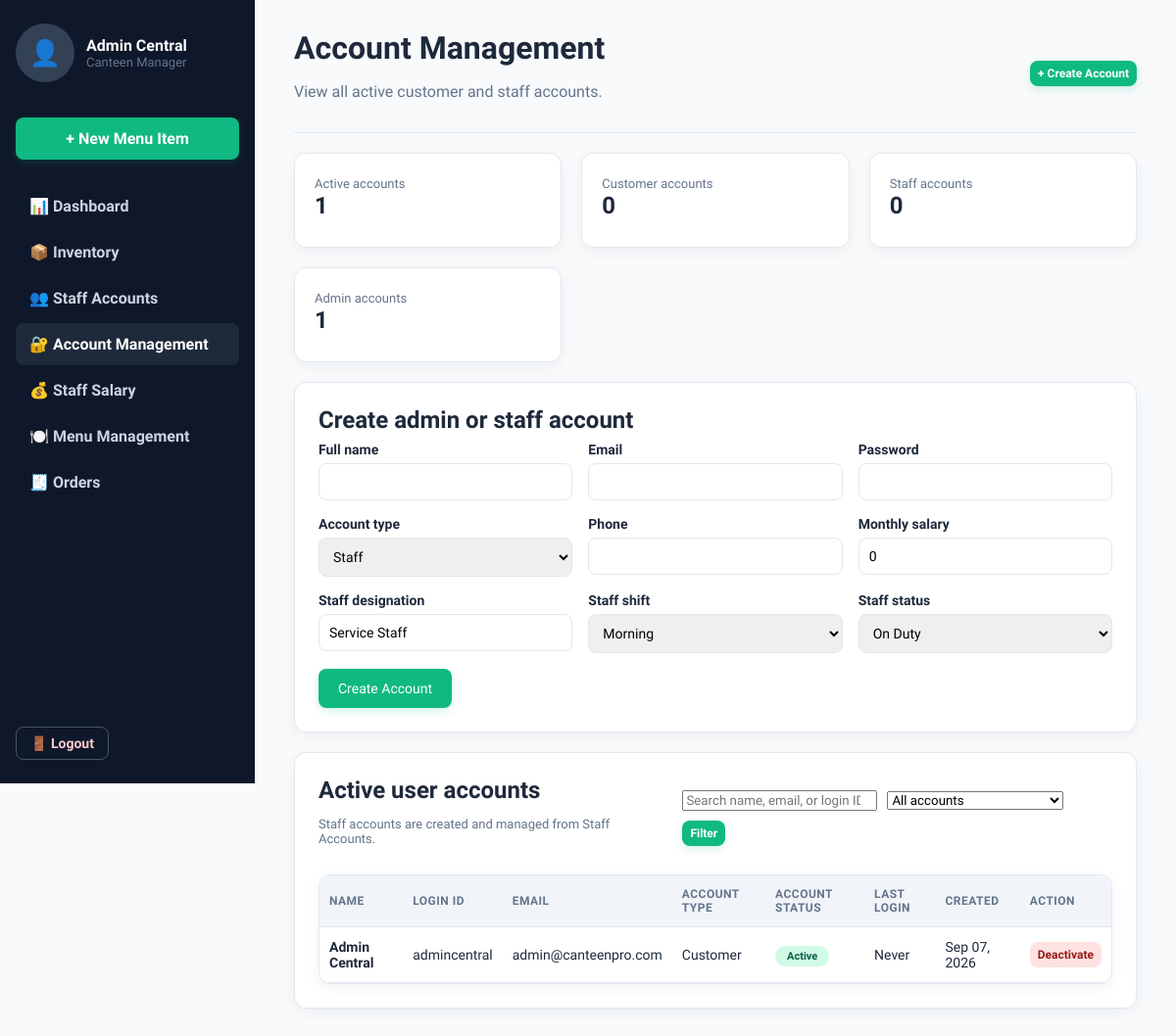
The app's page /views/admin/account_management.php (signed in) with its own data.
### tables this page shows
CREATE TABLE users (
    id INT AUTO_INCREMENT PRIMARY KEY,
    name VARCHAR(100) NOT NULL,
    email VARCHAR(150) NOT NULL UNIQUE,
    username VARCHAR(80) NULL UNIQUE,
    password_hash VARCHAR(255) NOT NULL,
    role ENUM('customer','admin','staff') NOT NULL DEFAULT 'customer',
    salary DECIMAL(10,2) NOT NULL DEFAULT 0,
    status ENUM('on_duty','on_leave','removed') NOT NULL DEFAULT 'on_duty',
    phone VARCHAR(20),
    is_active TINYINT(1) DEFAULT 1,
    last_login_at DATETIME NULL,
    created_at TIMESTAMP DEFAULT CURRENT_TIMESTAMP
);

### models/User.php (called while the page is built, shortened)
<?php
class User {
    private $conn;
    public function __construct($db) {
        $this->conn = $db;
        $this->ensureUserCredentialsSchema();
        $this->ensureUserRoleSchema();
        $this->ensureStaffTableSchema();
    }
    private function ensureUserCredentialsSchema() {
        $check = $this->conn->prepare("SELECT COUNT(*) FROM information_schema.columns WHERE table_schema = DATABASE() AND table_name = 'users' AND column_name = 'username'");
        $check->execute();
    }
    private function ensureUserRoleSchema() {
        $check = $this->conn->prepare("SELECT column_type FROM information_schema.columns WHERE table_schema = DATABASE() AND table_name = 'users' AND column_name = 'role'");
        $check->execute();
        $columnType = strtolower((string)$check->fetchColumn());
    }
    private function ensureStaffTableSchema() {
        $requiredColumns = [
            'staff_role' => "ALTER TABLE staff_management ADD COLUMN staff_role VARCHAR(60) NOT NULL DEFAULT 'Service Staff' AFTER staff_email",
            'department' => "ALTER TABLE staff_management ADD COLUMN department VARCHAR(80) NOT NULL DEFAULT 'Operations' AFTER staff_role",
            'staff_phone' => "ALTER TABLE staff_management ADD COLUMN staff_phone VARCHAR(20) NULL AFTER staff_role",
            'staff_shift' => "ALTER TABLE staff_management ADD COLUMN staff_shift ENUM('Morning','Evening','Night') NOT NULL DEFAULT 'Morning' AFTER staff_phone",
            'is_active' => "ALTER TABLE staff_management ADD COLUMN is_active TINYINT(1) NOT NULL DEFAULT 1 AFTER staff_status",
            'deleted_at' => "ALTER TABLE staff_management ADD COLUMN deleted_at DATETIME NULL AFTER is_active",
        ];
        foreach ($requiredColumns as $column => $sql) {
            $check = $this->conn->prepare("SELECT COUNT(*) FROM information_schema.columns WHERE table_schema = DATABASE() AND table_name = 'staff_management' AND column_name = ?");
            $check->execute([$column]);
        }
    }
    public function listActiveAccounts($role = 'all', $searchTerm = '') {
        $sql = "SELECT u.id, u.name, u.username, u.email, u.phone, u.role, u.status, u.is_active, u.last_login_at, u.created_at,
                    sm.staff_role, sm.staff_shift
                FROM users u
                LEFT JOIN staff_management sm ON sm.staff_email = u.email AND sm.is_active = 1 AND sm.deleted_at IS NULL
                WHERE u.is_active = 1 AND u.status != 'removed'";
        $params = [];
        if (in_array($role, ['customer', 'staff', 'admin'], true)) {
            $sql .= " AND u.role = ?";
            $params[] = $role;
        }
        $searchTerm = trim($searchTerm);
        $sql .= " ORDER BY u.role ASC, u.name ASC";
        $stmt = $this->conn->prepare($sql);
        $stmt->execute($params);
        return $stmt->fetchAll(PDO::FETCH_ASSOC);
    }
}

### config/config.php (called while the page is built, shortened)
<?php
function e($str) {
    return htmlspecialchars($str ?? '', ENT_QUOTES, 'UTF-8');
}

### views/admin/account_management.php (the view, shortened to what this page needs)
<?php
require_once __DIR__ . '/../../config/config.php';
require_once __DIR__ . '/../../models/User.php';
$database = new Database();
$db = $database->connect();
$userModel = new User($db);
$roleFilter = $_GET['role'] ?? 'all';
$searchTerm = trim($_GET['q'] ?? '');
$accounts = $userModel->listActiveAccounts($roleFilter, $searchTerm);
$totalAccounts = count($userModel->listActiveAccounts());
$totalCustomers = count($userModel->listActiveAccounts('customer'));
$totalStaff = count($userModel->listActiveAccounts('staff'));
$totalAdmins = count($userModel->listActiveAccounts('admin'));
?>
<!DOCTYPE html>
<html lang="en">
<head>
<link rel="stylesheet" href="<?= BASE_URL ?>/public/css/style.css">
</head>
<body class="admin-body">
<?php include __DIR__ . '/../partials/header_admin.php'; ?>
<main class="admin-main">
    <header class="admin-topbar">
        <div class="row-between">
            <div>
                <h1>Account Management</h1>
                <p class="muted">View all active customer and staff accounts.</p>
            </div>
            <a href="#createAccount" class="btn-primary btn-small">+ Create Account</a>
        </div>
    </header>
    <div class="stat-grid three">
        <div class="stat-card">
            <span class="muted small">Active accounts</span>
            <h2><?= $totalAccounts ?></h2>
        </div>
        <div class="stat-card">
            <span class="muted small">Customer accounts</span>
            <h2><?= $totalCustomers ?></h2>
        </div>
        <div class="stat-card">
            <span class="muted small">Staff accounts</span>
            <h2><?= $totalStaff ?></h2>
        </div>
        <div class="stat-card">
            <span class="muted small">Admin accounts</span>
            <h2><?= $totalAdmins ?></h2>
        </div>
    </div>
    <div class="card" id="createAccount">
        <h2>Create admin or staff account</h2>
        <form method="POST" class="grid-form">
            <div>
                <label>Full name</label>
                <input type="text" name="account_name" required>
            </div>
            <div>
                <label>Email</label>
                <input type="email" name="account_email" required>
            </div>
            <div>
                <label>Password</label>
                <input type="password" name="account_password" minlength="8" required>
            </div>
            <div>
                <label>Account type</label>
                <select name="account_role" required>
                    <option value="staff">Staff</option>
                </select>
            </div>
            <div>
                <label>Phone</label>
                <input type="tel" name="account_phone">
            </div>
            <div>
                <label>Monthly salary</label>
                <input type="number" name="account_salary" min="0" step="0.01" value="0" required>
            </div>
            <div>
                <label>Staff designation</label>
                <input type="text" name="account_designation" value="Service Staff">
            </div>
            <div>
                <label>Staff shift</label>
                <select name="account_shift">
                    <option>Morning</option>
                </select>
            </div>
            <div>
                <label>Staff status</label>
                <select name="account_status">
                    <option value="on_duty">On Duty</option>
                </select>
            </div>
            <div class="full-width">
                <button type="submit" class="btn-primary">Create Account</button>
            </div>
        </form>
    </div>
    <div class="card">
        <div class="staff-toolbar">
            <div>
                <h2>Active user accounts</h2>
                <p class="muted small">Staff accounts are created and managed from Staff Accounts.</p>
            </div>
            <form method="GET" class="staff-filter-bar">
                <input type="search" name="q" value="<?= e($searchTerm) ?>" placeholder="Search name, email, or login ID" aria-label="Search accounts">
                <select name="role" aria-label="Filter accounts by role">
                    <option value="all" <?= $roleFilter === 'all' ? 'selected' : '' ?>>All accounts</option>
                </select>
                <button type="submit" class="btn-primary btn-small">Filter</button>
            </form>
        </div>
        <table class="data-table">
            <thead>
                <tr>
                    <th>Name</th>
                    <th>Login ID</th>
                    <th>Email</th>
                    <th>Account Type</th>
                    <th>Account Status</th>
                    <th>Last Login</th>
                    <th>Created</th>
                    <th>Action</th>
                </tr>
            </thead>
            <tbody>
            <?php foreach ($accounts as $account): ?>
                <?php
                $isStaff = $account['role'] === 'staff';
                $status = $account['status'] ?: 'active';
                $statusLabel = $isStaff ? ($status === 'on_leave' ? 'On Leave' : 'On Duty') : 'Active';
                $statusClass = $status === 'on_leave' ? 'status-pending' : 'status-confirmed';
                ?>
                <tr>
                    <td>
                        <strong><?= e($account['name']) ?></strong>
                    </td>
                    <td><?= e($account['username'] ?: $account['email']) ?></td>
                    <td><?= e($account['email']) ?></td>
                    <td><?= $isStaff ? 'Staff' : 'Customer' ?></td>
                    <td><span class="status-pill <?= $statusClass ?>"><?= e($statusLabel) ?></span></td>
                    <td><?= $account['last_login_at'] ? date('M d, Y g:i A', strtotime($account['last_login_at'])) : 'Never' ?></td>
                    <td><?= date('M d, Y', strtotime($account['created_at'])) ?></td>
                    <td>
                        <form method="POST" onsubmit="return confirm('Deactivate this account?');">
                            <button type="submit" class="btn-small btn-cancel">Deactivate</button>
                        </form>
                    </td>
                </tr>
            <?php endforeach; ?>
            </tbody>
        </table>
    </div>
</main>
</body>
</html>

### public/css/style.css (style rules this page uses)
:root { --primary: #10b981; --primary-dark: #059669; --dark: #0f172a; --text: #1e293b; --muted: #64748b; --border: #e2e8f0; --bg: #f8fafc; --white: #ffffff; --light-surface: #f1f5f9; --disabled: #cbd5e1; --placeholder: #94a3b8; --avatar-bg: #eeeeee; --danger: #ef4444; --danger-bg: #fee2e2; --danger-text: #991b1b; --danger-light: #fecaca; --success-bg: #d1fae5; --success-text: #065f46; --success-dark: #047857; --warning-bg: #fef3c7; --warning-text: #92400e; --info-bg: #dbeafe; --info-text: #1e40af; --admin-sidebar: #0f172a; --admin-sidebar-hover: #1e293b; --admin-sidebar-text: #cbd5e1; --table-reserved: #dc2626; --slate-gradient-start: #0f172a; --slate-gradient-end: #1e293b; --placeholder-bg: #e2e8f0; --admin-avatar-bg: #334155; --admin-border: #475569; --admin-danger-bg: #7f1d1d; --warm-heading: #3b2a1f; --warm-accent-bg: #fed7aa; --warm-accent-text: #9a4d00; --warm-input-bg: #fff7ed; --tracking-success-bg: #ecfdf5; --tracking-danger-bg: #fef2f2; --card-shadow: 0 4px 16px rgba(15, 23, 42, 0.05); --radius: 12px; }
* { box-sizing: border-box; }
body { margin: 0; font-family: 'Plus Jakarta Sans', sans-serif; background: var(--bg); color: var(--text); }
a { text-decoration: none; color: inherit; }
h1, h2, h3 { margin: 0 0 8px; }
.muted { color: var(--muted); }
.small { font-size: 13px; }
.row-between { display: flex; justify-content: space-between; align-items: center; }
.btn-primary { background: var(--primary); color: var(--white); border: none; padding: 12px 20px; border-radius: 8px; font-weight: 700; cursor: pointer; display: inline-block; text-align: center; box-shadow: 0 3px 8px rgba(16, 185, 129, 0.18); transition: background-color .2s ease, box-shadow .2s ease, transform .2s ease; }
.card { background: var(--white); border: 1px solid var(--border); border-radius: var(--radius); padding: 24px; margin-bottom: 20px; box-shadow: var(--card-shadow); }
.data-table { width: 100%; border-collapse: separate; border-spacing: 0; margin-top: 10px; border: 1px solid var(--border); border-radius: var(--radius); overflow: hidden; background: var(--white); box-shadow: var(--card-shadow); }
.data-table th { text-align: left; font-size: 12px; text-transform: uppercase; letter-spacing: .04em; color: var(--muted); background: var(--light-surface); padding: 12px 10px; border-bottom: 1px solid var(--border); }
.data-table td { padding: 12px 10px; border-bottom: 1px solid var(--border); font-size: 14px; }
.status-pill { padding: 4px 12px; border-radius: 20px; font-size: 11px; font-weight: 700; }
.status-confirmed { background: var(--success-bg); color: var(--success-text); }
.admin-body { display: flex; }
.admin-main { margin-left: 260px; padding: 30px 40px; flex: 1; }
.admin-topbar { border-bottom: 1px solid var(--border); padding-bottom: 16px; margin-bottom: 10px; }
.staff-toolbar { display: flex; justify-content: space-between; align-items: center; gap: 16px; margin-bottom: 16px; }
.staff-filter-bar { display: flex; align-items: center; gap: 10px; flex-wrap: wrap; }
.staff-filter-bar input, .staff-filter-bar select { min-width: 180px; }
.btn-small { padding: 8px 12px; border-radius: 8px; font-size: 12px; }
.stat-grid { display: grid; grid-template-columns: repeat(4, 1fr); gap: 20px; margin: 20px 0; }
.stat-grid.three { grid-template-columns: repeat(3, 1fr); }
.stat-card { background: #fff; border: 1px solid var(--border); border-radius: var(--radius); padding: 20px; box-shadow: var(--card-shadow); }
.btn-small { border: none; border-radius: 8px; padding: 6px 8px; font: inherit; font-size: 12px; font-weight: 700; cursor: pointer; transition: background-color .2s ease, box-shadow .2s ease, transform .2s ease; }
.btn-cancel { background: var(--danger-bg); color: var(--danger-text); }
.grid-form { display: grid; grid-template-columns: repeat(3, 1fr); gap: 16px; }
.grid-form .full-width { grid-column: 1 / -1; }
.grid-form label { display: block; font-weight: 600; margin-bottom: 6px; font-size: 14px; }
.grid-form input, .grid-form select, .grid-form textarea { width: 100%; padding: 10px; border: 1px solid var(--border); border-radius: 8px; font: inherit; font-size: 14px; }
.grid-form button { font: inherit; font-size: 14px; }
input, select, textarea { font-family: inherit; }

### records on screen
users: name "Admin Central", username "admincentral", email "admin@canteenpro.com", shows "Customer", role "Active", shows "Never", created_at "Sep 07, 2026"

### other values on screen
$_SESSION['name'] "Admin Central"
$totalAccounts "1"
$totalCustomers "0"
$totalStaff "0"
$totalAdmins "1"
